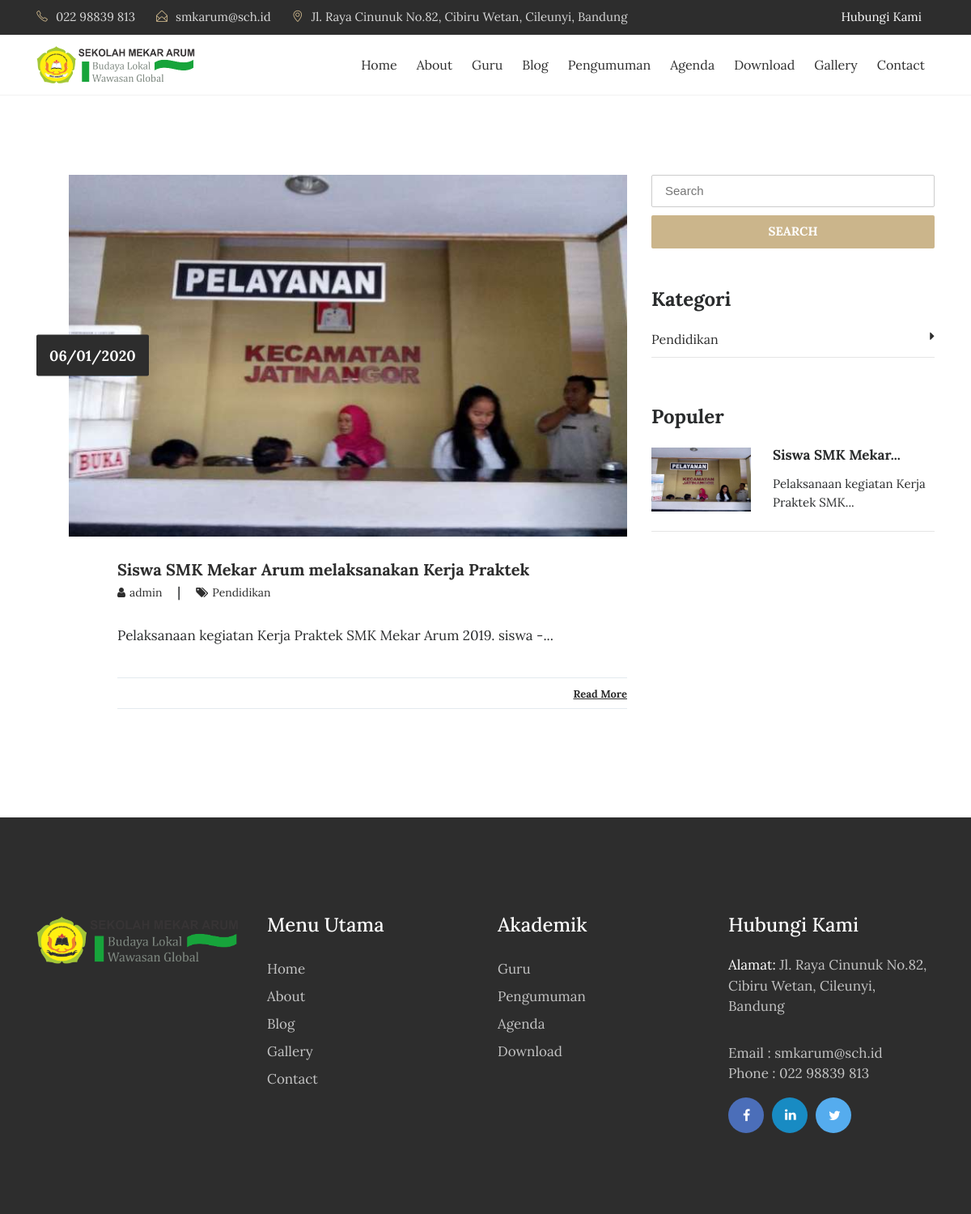
Screenshot of /index.php/blog with the database file from the repository.
### tables this page shows
CREATE TABLE `tbl_tulisan` (
  `tulisan_id` int(11) NOT NULL,
  `tulisan_judul` varchar(100) DEFAULT NULL,
  `tulisan_isi` text,
  `tulisan_tanggal` timestamp NULL DEFAULT CURRENT_TIMESTAMP,
  `tulisan_kategori_id` int(11) DEFAULT NULL,
  `tulisan_kategori_nama` varchar(30) DEFAULT NULL,
  `tulisan_views` int(11) DEFAULT '0',
  `tulisan_gambar` varchar(40) DEFAULT NULL,
  `tulisan_pengguna_id` int(11) DEFAULT NULL,
  `tulisan_author` varchar(40) DEFAULT NULL,
  `tulisan_img_slider` int(2) NOT NULL DEFAULT '0',
  `tulisan_slug` varchar(200) DEFAULT NULL
);

CREATE TABLE `tbl_kategori` (
  `kategori_id` int(11) NOT NULL,
  `kategori_nama` varchar(30) DEFAULT NULL,
  `kategori_tanggal` timestamp NULL DEFAULT CURRENT_TIMESTAMP
);

### application/controllers/Blog.php (called while the page is built, shortened)
<?php
class Blog extends CI_Controller{
	function __construct(){
		$this->load->model('m_tulisan');
		$this->load->model('m_pengunjung');
	}
	function index(){
		$jum=$this->m_tulisan->berita();
        $page=$this->uri->segment(3);
        if(!$page):
            $offset = 0;
        else:
            $offset = $page;
        endif;
        $limit=5;
        $config['base_url'] = base_url() . 'blog/index/';
            $config['total_rows'] = $jum->num_rows();
            $config['per_page'] = $limit;
            $config['uri_segment'] = 3;
	          $config['full_tag_open']    = '<div class="pagging text-center"><nav><ul class="pagination justify-content-center">';
	          $config['full_tag_close']   = '</ul></nav></div>';
	          $config['num_tag_open']     = '<li class="page-item"><span class="page-link">';
	          $config['num_tag_close']    = '</span></li>';
	          $config['cur_tag_open']     = '<li class="page-item"><span class="page-link">';
	          $config['cur_tag_close']    = '<span class="sr-only">(current)</span></span></li>';
	          $config['next_tag_open']    = '<li class="page-item"><span class="page-link">';
	          $config['next_tagl_close']  = '<span aria-hidden="true">&raquo;</span></span></li>';
	          $config['prev_tag_open']    = '<li class="page-item"><span class="page-link">';
	          $config['prev_tagl_close']  = '</span>Next</li>';
	          $config['first_tag_open']   = '<li class="page-item"><span class="page-link">';
	          $config['first_tagl_close'] = '</span></li>';
	          $config['last_tag_open']    = '<li class="page-item"><span class="page-link">';
	          $config['last_tagl_close']  = '</span></li>';
            $config['first_link'] = 'Awal';
            $config['last_link'] = 'Akhir';
            $config['next_link'] = 'Next >>';
            $config['prev_link'] = '<< Prev';
            $this->pagination->initialize($config);
            $x['page'] =$this->pagination->create_links();
						$x['data']=$this->m_tulisan->berita_perpage($offset,$limit);
						$x['category']=$this->db->get('tbl_kategori');
						$x['populer']=$this->db->query("SELECT * FROM tbl_tulisan ORDER BY tulisan_views DESC LIMIT 5");
						$this->load->view('depan/v_blog',$x);
	}
}

### index.php (called while the page is built, shortened)
<?php
require_once BASEPATH.'core/CodeIgniter.php';

### application/models/M_tulisan.php (called while the page is built, shortened)
<?php
class M_tulisan extends CI_Model{
	function berita_perpage($offset,$limit){
		$hsl=$this->db->query("SELECT tbl_tulisan.*,DATE_FORMAT(tulisan_tanggal,'%d/%m/%Y') AS tanggal FROM tbl_tulisan ORDER BY tulisan_id DESC limit $offset,$limit");
		return $hsl;
	}
}

### application/views/depan/v_blog.php (the view, shortened to what this page needs)
<!DOCTYPE html>
<html lang="en">
<head>
    <link rel="stylesheet" href="<?php echo base_url().'theme/css/bootstrap.min.css'?>">
    <link rel="stylesheet" href="<?php echo base_url().'theme/css/font-awesome.min.css'?>">
    <link rel="stylesheet" href="<?php echo base_url().'theme/css/simple-line-icons.css'?>">
    <link rel="stylesheet" href="<?php echo base_url().'theme/css/owl.carousel.min.css'?>">
    <link href="<?php echo base_url().'theme/css/style.css'?>" rel="stylesheet">
    <?php
        function limit_words($string, $word_limit){
            $words = explode(" ",$string);
            return implode(" ",array_splice($words,0,$word_limit));
        }
    ?>
</head>
<body>
  <div class="header-topbar">
      <div class="container">
          <div class="row">
              <div class="col-xs-6 col-sm-8 col-md-9">
                  <div class="header-top_address">
                      <div class="header-top_list">
                          <span class="icon-phone"></span>022 98839 813
                      </div>
                      <div class="header-top_list">
                          <span class="icon-envelope-open"></span>smkarum@sch.id
                      </div>
                      <div class="header-top_list">
                          <span class="icon-location-pin"></span>Jl. Raya Cinunuk No.82, Cibiru Wetan, Cileunyi, Bandung
                      </div>
                  </div>
              </div>
              <div class="col-xs-6 col-sm-4 col-md-3">
                  <div class="header-top_login mr-sm-3">
                      <a href="<?php echo site_url('contact');?>">Hubungi Kami</a>
                  </div>
              </div>
          </div>
      </div>
  </div>
  <div data-toggle="affix" style="border-bottom:solid 1px #f2f2f2;">
      <div class="container nav-menu2">
          <div class="row">
              <div class="col-md-12">
                  <nav class="navbar navbar2 navbar-toggleable-md navbar-light bg-faded">
                      <a href="<?php echo site_url('');?>" class="navbar-brand nav-brand2"><img class="img img-responsive" width="200px;" src="<?php echo base_url().'theme/images/logo-dark.png'?>"></a>
                      <div class="collapse navbar-collapse justify-content-end" id="navbarNavDropdown">
                          <ul class="navbar-nav">
                              <li class="nav-item">
                                  <a class="nav-link" href="<?php echo site_url('');?>">Home</a>
                              </li>
                              <li class="nav-item">
                                  <a class="nav-link" href="<?php echo site_url('about');?>">About</a>
                              </li>
                              <li class="nav-item">
                                  <a class="nav-link" href="<?php echo site_url('guru');?>">Guru</a>
                              </li>
                              <li class="nav-item">
                                  <a class="nav-link" href="<?php echo site_url('blog');?>">Blog</a>
                              </li>
                              <li class="nav-item">
                                  <a class="nav-link" href="<?php echo site_url('pengumuman');?>">Pengumuman</a>
                              </li>
                              <li class="nav-item">
                                  <a class="nav-link" href="<?php echo site_url('agenda');?>">Agenda</a>
                              </li>
                              <li class="nav-item">
                                  <a class="nav-link" href="<?php echo site_url('download');?>">Download</a>
                              </li>
                              <li class="nav-item">
                                  <a class="nav-link" href="<?php echo site_url('galeri');?>">Gallery</a>
                              </li>
                              <li class="nav-item">
                                <a class="nav-link" href="<?php echo site_url('contact');?>">Contact</a>
                              </li>
                        </ul>
                  </div>
                </nav>
              </div>
            </div>
          </div>
        </div>
<section class="blog-wrap">
    <div class="container">
        <div class="row">
            <div class="col-md-8">
              <?php foreach ($data->result() as $row) : ?>
                <div class="blog-single-item">
                    <div class="blog-img_block">
                        <img src="<?php echo base_url().'assets/images/'.$row->tulisan_gambar;?>" class="img-fluid" alt="blog-img">
                        <div class="blog-date">
                            <span><?php echo $row->tanggal;?></span>
                        </div>
                    </div>
                    <div class="blog-tiltle_block">
                        <h4><a href="<?php echo site_url('artikel/'.$row->tulisan_slug);?>"><?php echo $row->tulisan_judul;?></a></h4>
                        <h6> <a href="#"><i class="fa fa-user" aria-hidden="true"></i><span><?php echo $row->tulisan_author;?></span> </a>  |   <a href="#"><i class="fa fa-tags" aria-hidden="true"></i><span><?php echo $row->tulisan_kategori_nama;?></span></a></h6>
                        <?php echo limit_words($row->tulisan_isi,10).'...';?>
                        <div class="blog-icons">
                            <div class="blog-share_block">
                                <a href="<?php echo site_url('artikel/'.$row->tulisan_slug);?>">Read More</a>
                            </div>
                        </div>
                    </div>
                </div>
              <?php endforeach;?>
            </div>
            <div class="col-md-4">
                <form action="<?php echo site_url('blog/search');?>" method="get">
                    <input type="text" name="keyword" placeholder="Search" class="blog-search" required>
                    <button type="submit" class="btn btn-warning btn-blogsearch">SEARCH</button>
                </form>
                <div class="blog-category_block">
                  <h3>Kategori</h3>
                  <ul>
                    <?php foreach ($category->result() as $row) : ?>
                      <li><a href="<?php echo site_url('blog/kategori/'.str_replace(" ","-",$row->kategori_nama));?>"><?php echo $row->kategori_nama;?><i class="fa fa-caret-right" aria-hidden="true"></i></a></li>
                    <?php endforeach;?>
                  </ul>
                </div>
                <div class="blog-featured_post">
                    <h3>Populer</h3>
                    <?php foreach ($populer->result() as $row) :?>
                      <div class="blog-featured-img_block">
                          <img width="35%" src="<?php echo base_url().'assets/images/'.$row->tulisan_gambar;?>" class="img-fluid" alt="blog-featured-img">
                          <h5><a href="<?php echo site_url('artikel/'.$row->tulisan_slug);?>"><?php echo limit_words($row->tulisan_judul,3).'...';?></a></h5>
                          <p><?php echo limit_words($row->tulisan_isi,5).'...';?></p>
                      </div>
                      <hr>
                    <?php endforeach;?>
                </div>
            </div>
        </div>
    </div>
</section>
<footer>
    <div class="container">
        <div class="row">
            <div class="col-md-3">
                <div class="foot-logo">
                    <a href="<?php echo site_url();?>">
                        <img src="<?php echo base_url().'theme/images/logo-white.png'?>" class="img-fluid" alt="footer_logo">
                    </a>
                    <p>
                    </div>
                </div>
                <div class="col-md-3">
                    <div class="sitemap">
                        <h3>Menu Utama</h3>
                        <ul>
                            <li><a href="<?php echo site_url();?>">Home</a></li>
                            <li><a href="<?php echo site_url('about');?>">About</a></li>
                            <li><a href="<?php echo site_url('artikel');?>">Blog </a></li>
                            <li><a href="<?php echo site_url('galeri');?>">Gallery</a></li>
                            <li><a href="<?php echo site_url('contact');?>">Contact</a></li>
                        </ul>
                    </div>
                </div>
                <div class="col-md-3">
                  <div class="sitemap">
                      <h3>Akademik</h3>
                      <ul>
                          <li><a href="<?php echo site_url('guru');?>">Guru</a></li>
                          <li><a href="<?php echo site_url('pengumuman');?>">Pengumuman</a></li>
                          <li><a href="<?php echo site_url('agenda');?>">Agenda</a></li>
                          <li><a href="<?php echo site_url('download');?>">Download</a></li>
                      </ul>
                  </div>
                </div>
                <div class="col-md-3">
                    <div class="address">
                        <h3>Hubungi Kami</h3>
                        <p><span>Alamat: </span> Jl. Raya Cinunuk No.82, Cibiru Wetan, Cileunyi, Bandung</p>
                        <p>Email : smkarum@sch.id
                            <br> Phone : 022 98839 813</p>
                            <ul class="footer-social-icons">
                                <li><a href="#"><i class="fa fa-facebook fa-fb" aria-hidden="true"></i></a></li>
                                <li><a href="#"><i class="fa fa-linkedin fa-in" aria-hidden="true"></i></a></li>
                                <li><a href="#"><i class="fa fa-twitter fa-tw" aria-hidden="true"></i></a></li>
                            </ul>
                        </div>
                    </div>
                </div>
            </div>
        </footer>
    </body>
    </html>

### rows the page displays
tbl_tulisan: tulisan_gambar (picture), tanggal "06/01/2020", tulisan_judul "Siswa SMK Mekar Arum melaksanakan Kerja Praktek", tulisan_author "admin", tulisan_kategori_nama "Pendidikan", tulisan_isi "Pelaksanaan kegiatan Kerja Praktek SMK Mekar Arum 2019. siswa -", tulisan_judul "Siswa SMK Mekar", tulisan_isi "Pelaksanaan kegiatan Kerja Praktek SMK"
tbl_kategori: kategori_nama "Pendidikan"
